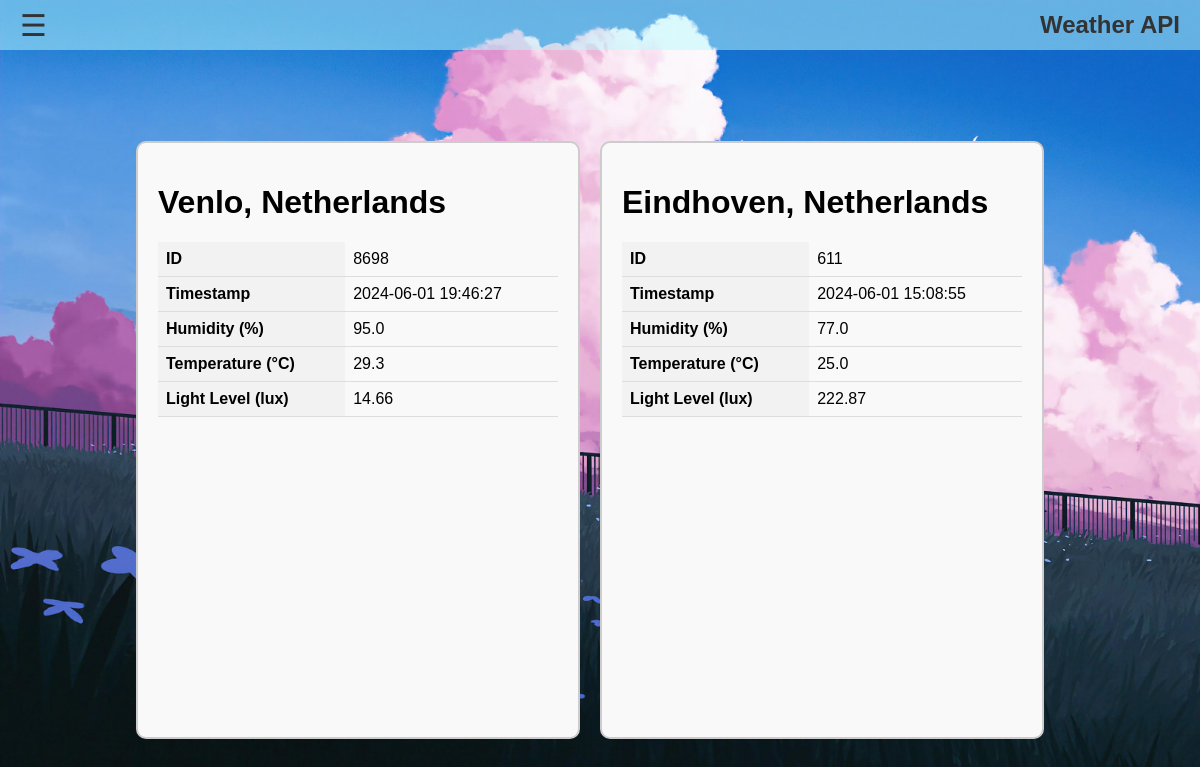
/sensor_data, run on the app's committed database.
### tables this page shows
CREATE TABLE second_sensor_data (
    id INTEGER PRIMARY KEY,
    timestamp TIMESTAMP DEFAULT CURRENT_TIMESTAMP,
    humidity REAL,
    temperature REAL,
    light_level REAL
    );

### app.py (the view)
                    def route_handler_sensor_data() -> Any:
                        sensor_data: Optional[Dict[str, Union[int, str, float]]] = None
                        second_sensor_data: Optional[Dict[str, Union[int, str, float]]] = None
                        conn: sqlite3.Connection = get_db_connection()
                        cursor: sqlite3.Cursor = conn.cursor()
                        cursor.execute('SELECT id, timestamp, humidity, temperature, light_level FROM sensor_data ORDER BY id DESC LIMIT 1')
                        row: Optional[sqlite3.Row] = cursor.fetchone()
                        if row is not None:
                            sensor_data = {
                                'id': row['id'],
                                'timestamp': row['timestamp'],
                                'humidity': row['humidity'],
                                'temperature': row['temperature'],
                                'light_level': row['light_level']
                            }
                        cursor.execute('SELECT id, timestamp, humidity, temperature, light_level FROM second_sensor_data ORDER BY id DESC LIMIT 1')
                        row = cursor.fetchone()
                        if row is not None:
                            second_sensor_data = {
                                'id': row['id'],
                                'timestamp': row['timestamp'],
                                'humidity': row['humidity'],
                                'temperature': row['temperature'],
                                'light_level': row['light_level']
                            }
                        conn.close()
                        return render_template('sensor_data.html', sensor_data=sensor_data, second_sensor_data=second_sensor_data)

### app.py (called while the page is built)
@app.before_request
def log_request_info() -> None:
    if request.method in ['GET', 'POST']:
        app.logger.info('Request: %s %s', request.method, request.url)

@app.after_request
def log_response_info(response: Response) -> Response:
    if request.method in ['GET', 'POST']:
        if response.direct_passthrough:
            response_info: str = '[direct passthrough]'
        else:
            response_info: str = '[data]'
        app.logger.info('Response: %s %s', response.status, response_info)
    return response

def get_db_connection() -> sqlite3.Connection:
    if 'db_connection' not in g:
        g.db_connection = sqlite3.connect(DATABASE)
        g.db_connection.row_factory = sqlite3.Row
    return g.db_connection

@app.teardown_appcontext
def close_db_connection(exception: Optional[Exception] = None) -> None:
    db_connection: Optional[sqlite3.Connection] = g.pop('db_connection', None)
    if db_connection is not None:
        db_connection.close()

### templates/sensor_data.html (shortened to what this page needs)
<!DOCTYPE html>
<html lang="en">
<head>
    <link rel="stylesheet" href="{{ url_for('static', filename='css/sensor_data.css') }}">
</head>
<body>
    <div class="burger-menu">
        <span class="burger-icon" onclick="toggleBurgerMenu()">&#9776;</span>
        <h2>Weather API</h2>
    </div>
    <div class="container-wrapper">
        <div class="container">
            <h1>Venlo, Netherlands</h1>
            <table>
                {% if sensor_data %}
                    <tr>
                        <th>ID</th>
                        <td>{{ sensor_data.id }}</td>
                    </tr>
                    <tr>
                        <th>Timestamp</th>
                        <td>{{ sensor_data.timestamp }}</td>
                    </tr>
                    <tr>
                        <th>Humidity (%)</th>
                        <td>{{ sensor_data.humidity }}</td>
                    </tr>
                    <tr>
                        <th>Temperature (°C)</th>
                        <td>{{ sensor_data.temperature }}</td>
                    </tr>
                    <tr>
                        <th>Light Level (lux)</th>
                        <td>{{ sensor_data.light_level }}</td>
                    </tr>
                {% else %}
                    <tr>
                        <td colspan="2">No sensor data available</td>
                    </tr>
                {% endif %}
            </table>
            <div id="map1" style="height: 300px;"></div>
        </div>
        <div class="container">
            <h1>Eindhoven, Netherlands</h1>
            <table>
                {% if sensor_data %}
                    <tr>
                        <th>ID</th>
                        <td>{{ second_sensor_data.id }}</td>
                    </tr>
                    <tr>
                        <th>Timestamp</th>
                        <td>{{ second_sensor_data.timestamp }}</td>
                    </tr>
                    <tr>
                        <th>Humidity (%)</th>
                        <td>{{ second_sensor_data.humidity }}</td>
                    </tr>
                    <tr>
                        <th>Temperature (°C)</th>
                        <td>{{ second_sensor_data.temperature }}</td>
                    </tr>
                    <tr>
                        <th>Light Level (lux)</th>
                        <td>{{ second_sensor_data.light_level }}</td>
                    </tr>
                {% else %}
                    <tr>
                        <td colspan="2">No sensor data available</td>
                    </tr>
                {% endif %}
            </table>
            <div id="map2" style="height: 300px;"></div>
        </div>
    </div>
</body>
</html>

### static/css/sensor_data.css (style rules this page uses)
body { background-image: url('../pictures/placeholder.jpg'); background-size: cover; font-family: Arial, sans-serif; margin: 0; padding: 0; display: flex; justify-content: center; align-items: center; height: 100vh; }
body, head { user-select: none; }
.container { width: 400px; padding: 20px; border: 2px solid #ccc; border-radius: 10px; background-color: #f9f9f9; margin-right: 20px; }
table { width: 100%; border-collapse: collapse; }
th, td { padding: 8px; text-align: left; border-bottom: 1px solid #ddd; }
th { background-color: #f2f2f2; }
.burger-menu { width: 100%; height: 50px; background: rgba(186, 252, 255, 0.5); color: #333; display: flex; align-items: center; justify-content: space-between; padding: 0 20px; box-sizing: border-box; position: fixed; top: 0; left: 0; z-index: 10000; transition: transform 0.3s; }
.burger-icon { font-size: 30px; cursor: pointer; user-select: none; transition: transform 0.3s; }
.container-wrapper { display: flex; justify-content: space-between; margin-top: 80px; padding: 0 20px; }

### data on the page
second_sensor_data: id "611", timestamp "2024-06-01 15:08:55", humidity "77.0", temperature "25.0", light_level "222.87"

### other printed values
{{ sensor_data.id }} "8698"
{{ sensor_data.timestamp }} "2024-06-01 19:46:27"
{{ sensor_data.humidity }} "95.0"
{{ sensor_data.temperature }} "29.3"
{{ sensor_data.light_level }} "14.66"
